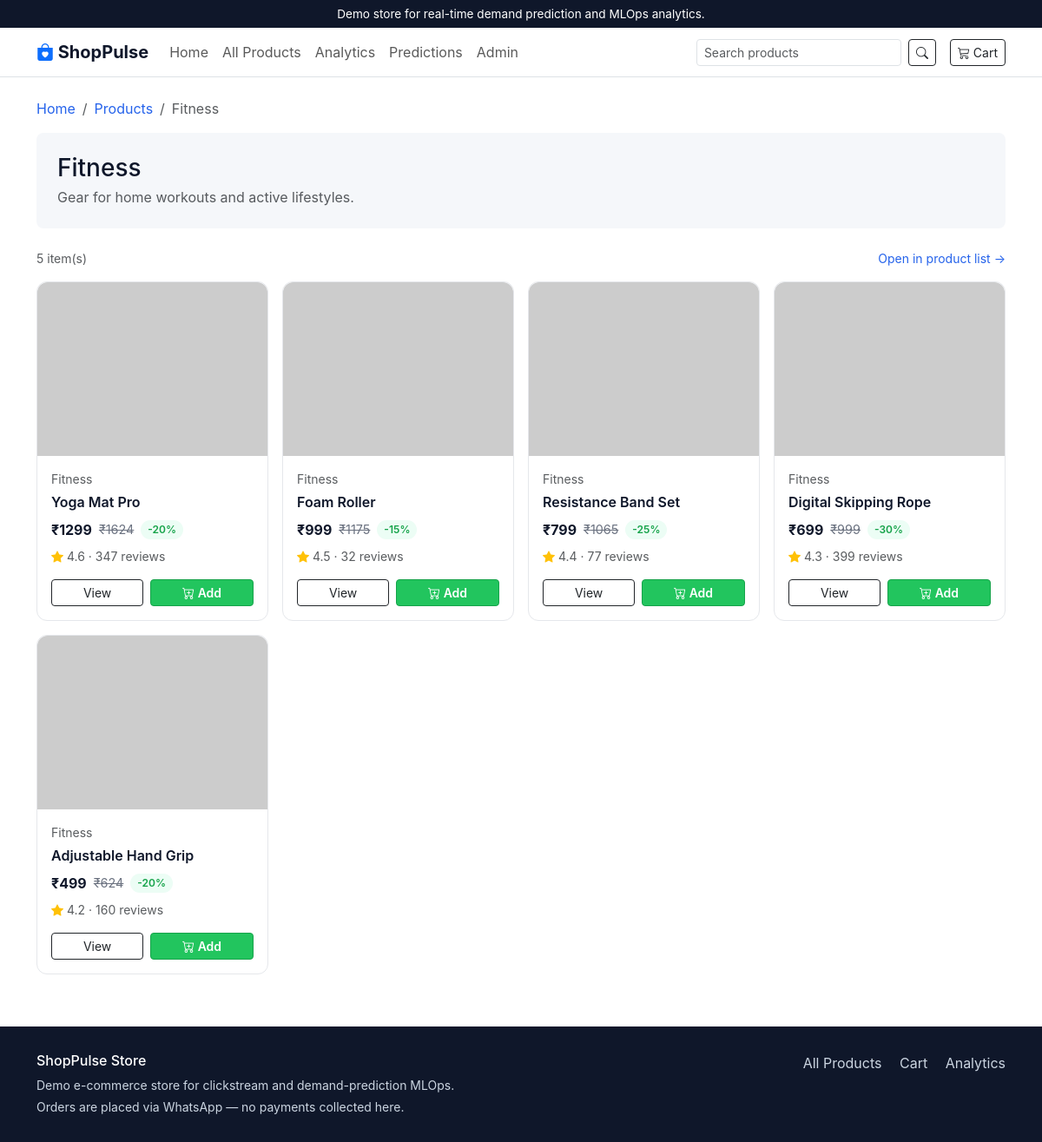
/category/fitness, run on the app's committed database.
### models.py (models this page shows, shortened)
class Category(db.Model):
    __tablename__ = "categories"
    id = db.Column(db.Integer, primary_key=True)
    name = db.Column(db.String(80), unique=True, nullable=False)
    slug = db.Column(db.String(100), unique=True, nullable=False, index=True)
    description = db.Column(db.Text)
    image_url = db.Column(db.String(400))
    is_active = db.Column(db.Boolean, default=True)

class Product(db.Model):
    __tablename__ = "products"
    id = db.Column(db.Integer, primary_key=True)
    sku = db.Column(db.String(64), unique=True, nullable=False, index=True)
    name = db.Column(db.String(200), nullable=False)
    slug = db.Column(db.String(220), unique=True, nullable=False, index=True)
    category = db.Column(db.String(80), nullable=False, index=True)
    subcategory = db.Column(db.String(80))
    brand = db.Column(db.String(80))
    description = db.Column(db.Text)
    short_description = db.Column(db.String(300))
    price = db.Column(db.Float, nullable=False)
    compare_at_price = db.Column(db.Float)
    discount_percent = db.Column(db.Integer, default=0)
    stock_quantity = db.Column(db.Integer, default=0)
    image_url = db.Column(db.String(400))
    rating = db.Column(db.Float, default=0.0)
    review_count = db.Column(db.Integer, default=0)
    is_featured = db.Column(db.Boolean, default=False)
    is_active = db.Column(db.Boolean, default=True)
    created_at = db.Column(db.DateTime, default=datetime.utcnow)
    updated_at = db.Column(db.DateTime, default=datetime.utcnow, onupdate=datetime.utcnow)

### app.py (the view)
    @app.route("/category/<slug>")
    def category(slug):
        cat = Category.query.filter_by(slug=slug, is_active=True).first()
        if not cat:
            abort(404)
        items = (
            Product.query.filter_by(category=cat.name, is_active=True)
            .order_by(Product.rating.desc())
            .all()
        )
        return render_template("category.html", category=cat, products=items)

### templates/category.html (shortened to what this page needs)
{% extends 'base.html' %}
{% block content %}
<nav aria-label="breadcrumb">
  <ol class="breadcrumb small">
    <li class="breadcrumb-item"><a href="{{ url_for('index') }}">Home</a></li>
    <li class="breadcrumb-item"><a href="{{ url_for('products') }}">Products</a></li>
    <li class="breadcrumb-item active">{{ category.name }}</li>
  </ol>
</nav>
<div class="section-soft p-4 rounded-3 mb-4">
  <h3 class="mb-1">{{ category.name }}</h3>
  <p class="text-muted mb-0">{{ category.description }}</p>
</div>
<div class="d-flex justify-content-between align-items-center mb-3">
  <span class="text-muted small">{{ products|length }} item(s)</span>
  <a href="{{ url_for('products', category=category.name) }}" class="small">Open in product list →</a>
</div>
{% if products %}
<div class="row g-3">
  {% for product in products %}
    <div class="col-12 col-sm-6 col-md-4 col-lg-3"
         data-track-impression
         data-product-id="{{ product.id }}"
         data-product-sku="{{ product.sku }}"
         data-product-category="{{ product.category }}">
      {% include 'partials/product_card.html' %}
    </div>
  {% endfor %}
</div>
{% else %}
<div class="empty-state">No products yet in this category.</div>
{% endif %}
{% endblock %}

### templates/partials/product_card.html
<div class="card-product d-flex flex-column">
  <a href="{{ url_for('product_detail', slug=product.slug) }}"
     class="text-decoration-none text-reset"
     data-track-product-click
     data-product-id="{{ product.id }}"
     data-product-sku="{{ product.sku }}"
     data-product-category="{{ product.category }}">
    <img src="{{ product.image_url }}" alt="{{ product.name }}" class="product-img">
  </a>
  <div class="p-3 d-flex flex-column flex-grow-1">
    <div class="small text-muted mb-1">{{ product.category }}</div>
    <a class="text-reset text-decoration-none mb-2" href="{{ url_for('product_detail', slug=product.slug) }}">
      <div class="fw-semibold">{{ product.name }}</div>
    </a>
    <div class="d-flex align-items-center gap-2 mb-2">
      <span class="price">₹{{ product.price | int }}</span>
      {% if product.compare_at_price %}
        <span class="compare">₹{{ product.compare_at_price | int }}</span>
      {% endif %}
      {% if product.discount_percent %}
        <span class="discount-pill">-{{ product.discount_percent }}%</span>
      {% endif %}
    </div>
    <div class="small text-muted mb-3">
      <i class="bi bi-star-fill text-warning"></i> {{ "%.1f"|format(product.rating or 0) }}
      &middot; {{ product.review_count }} reviews
    </div>
    <div class="mt-auto d-flex gap-2">
      <a href="{{ url_for('product_detail', slug=product.slug) }}" class="btn btn-sm btn-outline-dark flex-grow-1">View</a>
      <button type="button" class="btn btn-sm btn-wa flex-grow-1"
              data-add-to-cart
              data-product-id="{{ product.id }}"
              data-product-sku="{{ product.sku }}"
              data-product-name="{{ product.name }}"
              data-product-slug="{{ product.slug }}"
              data-product-price="{{ product.price }}"
              data-product-image="{{ product.image_url }}"
              data-product-category="{{ product.category }}">
        <i class="bi bi-cart-plus"></i> Add
      </button>
    </div>
  </div>
</div>

### static/css/style.css (style rules this page uses)
:root { --sp-navy: #0f172a; --sp-navy-soft: #1e293b; --sp-blue: #2563eb; --sp-green: #22c55e; --sp-green-dark: #16a34a; --sp-bg: #ffffff; --sp-section: #f5f7fa; --sp-border: #e5e7eb; --sp-muted: #6b7280; }
body { background: var(--sp-bg); color: var(--sp-navy); font-family: -apple-system, BlinkMacSystemFont, "Segoe UI", Roboto, "Helvetica Neue", Arial, sans-serif; }
a { color: var(--sp-blue); text-decoration: none; }
.section-soft { background: var(--sp-section); }
.btn-wa, .btn-wa:hover, .btn-wa:focus { background-color: var(--sp-green); border-color: var(--sp-green-dark); color: #fff; font-weight: 600; }
.card-product { border: 1px solid var(--sp-border); border-radius: 12px; transition: box-shadow .15s ease, transform .15s ease; background: #fff; height: 100%; }
.card-product .product-img { width: 100%; height: 200px; object-fit: cover; border-top-left-radius: 12px; border-top-right-radius: 12px; background: var(--sp-section); }
.card-product .price { font-weight: 700; color: var(--sp-navy); }
.card-product .compare { color: var(--sp-muted); text-decoration: line-through; font-size: .9rem; }
.card-product .discount-pill { background: #ecfdf5; color: var(--sp-green-dark); padding: 2px 8px; border-radius: 999px; font-size: .75rem; font-weight: 600; }

### data on the page
Category: name "Fitness", description "Gear for home workouts and active lifestyles."
Product: category "Fitness", name "Yoga Mat Pro", price "1299", compare_at_price "1624", discount_percent "20", rating "4.6", review_count "347"
Product: category "Fitness", name "Foam Roller", price "999", compare_at_price "1175", discount_percent "15", rating "4.5", review_count "32"
Product: category "Fitness", name "Resistance Band Set", price "799", compare_at_price "1065", discount_percent "25", rating "4.4", review_count "77"
Product: category "Fitness", name "Digital Skipping Rope", price "699", compare_at_price "999", discount_percent "30", rating "4.3", review_count "399"
Product: category "Fitness", name "Adjustable Hand Grip", price "499", compare_at_price "624", discount_percent "20", rating "4.2", review_count "160"

### other printed values
{{ products|length }} "5"
